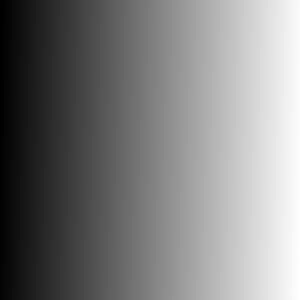
#> input picture open_CV_python/open_cv/gradient.png, 300 x 300 px
$ python matlab_functions.py
#> lines starting #> are read from the running program, lines starting #| are printed output that depends on the picture; after the words box and inside, x2 and y2 are one past the last pixel; in counts of white or black regions, pixels touching at a corner belong together
# -*- coding: utf-8 -*-
"""
Created on Fri Jan  1 08:29:25 2021

@author: Divija Ayala
"""

import cv2
from matplotlib import pyplot as plt

img=cv2.imread('gradient.png',0)
#> img: shape (300, 300); min 0, max 255, mean 126.3

img=cv2.cvtColor(img, cv2.COLOR_BGR2RGB)
#> img: shape (300, 300, 3)

_,th1=cv2.threshold(img,127,255,cv2.THRESH_BINARY)
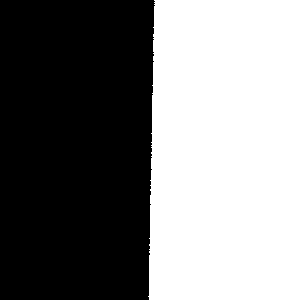
#> th1: shape (300, 300, 3); 49.5% white; 1 white region, box (x1, y1, x2, y2) and area: (148, 0, 300, 300) 44573
_,th2=cv2.threshold(img, 127, 255, cv2.THRESH_BINARY_INV)
_,th3=cv2.threshold(img, 127, 255, cv2.THRESH_TOZERO)
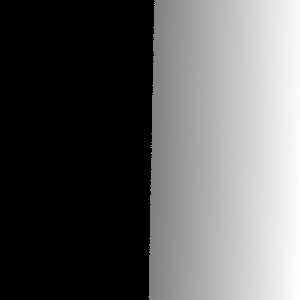
#> th3: shape (300, 300, 3); min 0, max 255, mean 94.1
_,th4=cv2.threshold(img,127,255,cv2.THRESH_TRUNC)
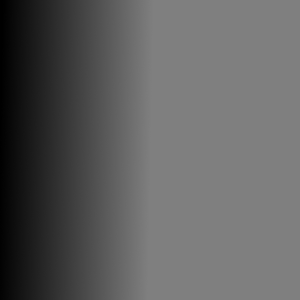
#> th4: shape (300, 300, 3); min 0, max 127, mean 95.1

titles=['binary','binary_inv','tozero','trunc']
images=[th1,th2,th3,th4]
for i in range(4):
    plt.subplot(2,2,1+i),plt.imshow(images[i])
    plt.title(titles[i])
    plt.xticks([]),plt.yticks([])


plt.show()
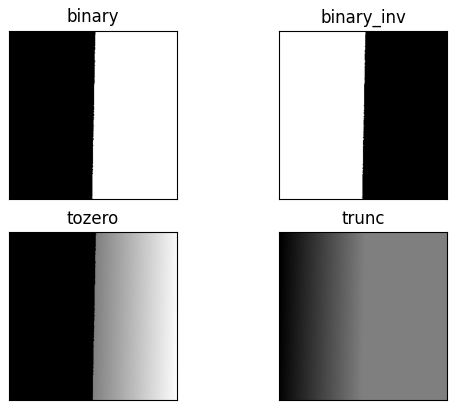
#> figure drawn by matplotlib, 4 panels
